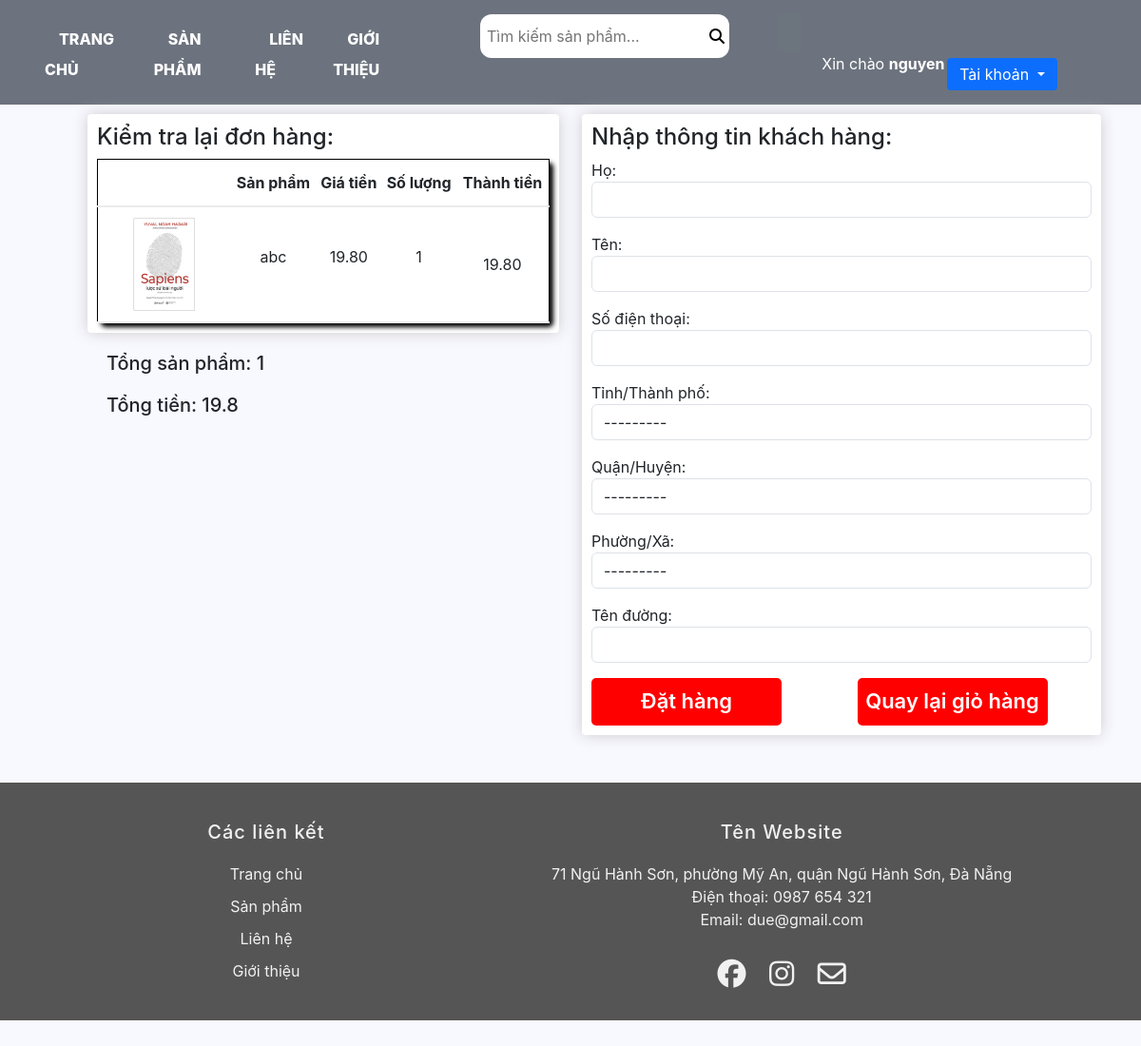
Before: /checkout/ (signed in) with the older database file.
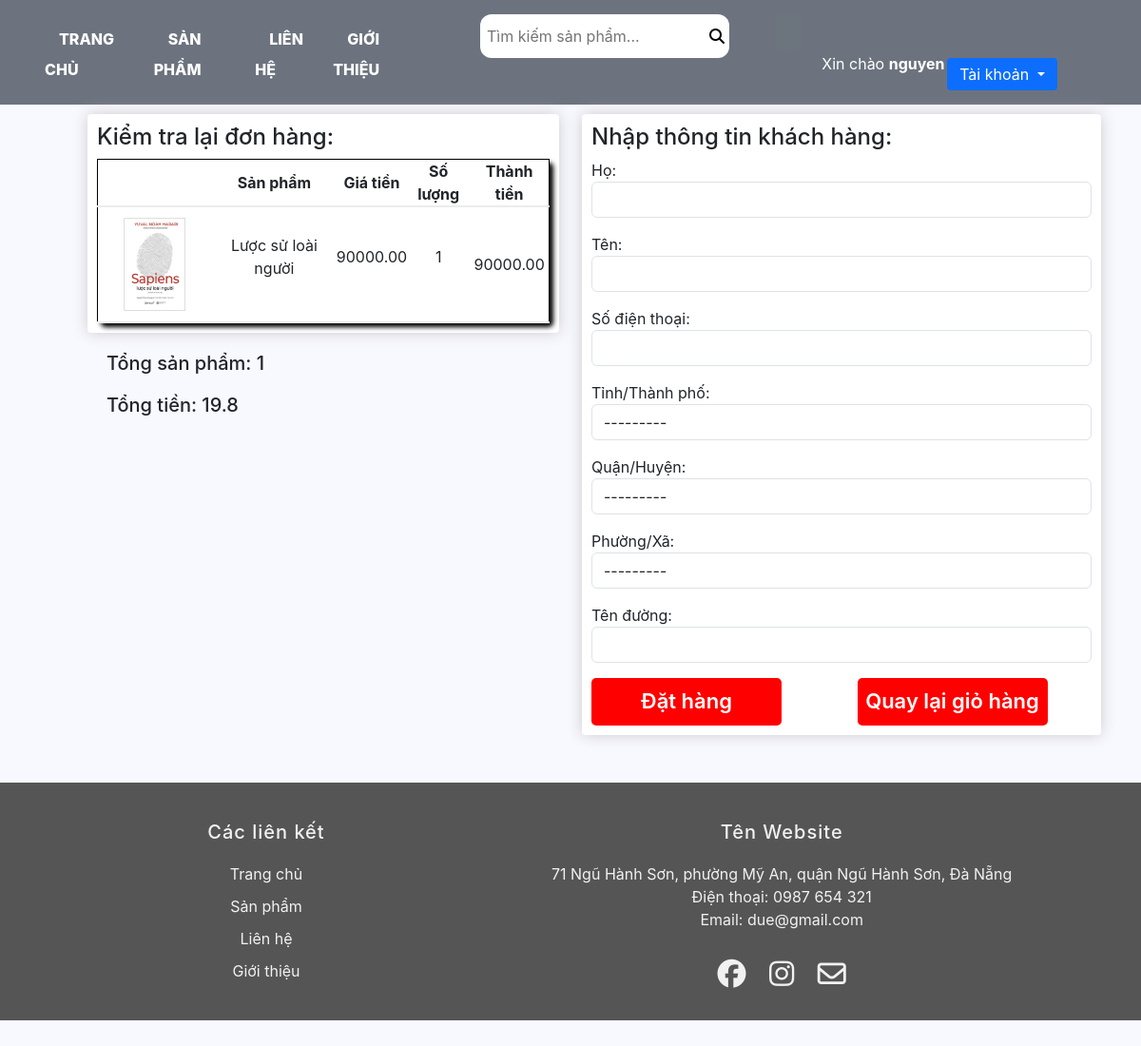
After: the same page with the newer database file.
### order/models.py (models this page shows)
class Order_detail(models.Model):
    order = models.ForeignKey(Order, related_name='order',on_delete=models.CASCADE)
    product = models.ForeignKey('product.Product', related_name='product_pr',on_delete=models.CASCADE)
    quantity = models.PositiveIntegerField(default=1)
    def total(sefl):
        return sefl.quantity*sefl.product.discount_cost()

### product/models.py (models this page shows, shortened)
class Product(models.Model):
    category = models.ForeignKey(Category, related_name='products', on_delete=models.CASCADE)
    title = models.CharField(max_length=100)
    cost = models.PositiveIntegerField(null=True, blank=True)
    quantity = models.PositiveIntegerField(null=True, blank=True)
    discount = models.DecimalField(default=0, max_digits=5, decimal_places=2)
    image = models.ImageField(upload_to='media',null=True, blank=True)
    author =  models.CharField(max_length=50,null=True, blank=True)
    pages = models.PositiveIntegerField(null=True, blank=True)
    publisher = models.CharField(max_length=100,null=True, blank=True)
    description = models.TextField(null=True, blank=True)
    def discount_cost(self):
        return self.cost*(1-(self.discount/100))

### product/views.py (the view)
# urls.py: path('checkout/',views.checkout, name="checkout"),
def checkout(request):
    user = Users.objects.get(pk=request.user.pk)
    order = Order.objects.get(user=user, status = 1)
    orderdetail = Order_detail.objects.filter(order=order)
    form_user = UserInformationForm(instance=user)
    return render(request, 'product/checkout.html',{'form_user':form_user,'orderdetail':orderdetail,'order':order})

### product/templates/product/checkout.html (shortened to what this page needs)
{% extends 'product/base.html' %}
{% load static %}
{% block content %}
<head>
    <link rel="stylesheet" href="{% static 'css/product.css' %}">
</head>
<div class="row">
    <div class="col-6">
        <div class="checkout-cart">
            <h4>Kiểm tra lại đơn hàng:</h4>
            {% include 'product/table_product.html' %}
        </div>
        <div class="total" >
            <h5 >Tổng sản phẩm: {{order.quantity}} </h5>
            <h5>Tổng tiền: {{order.total_price}}</h5>
        </div>
    </div>
    <div class="col-6">
        <div class="checkout-infor" id="form_" style="margin-bottom: 50px;">
            <form class="form-check-out" action="{% url 'product:order_list' %}" method="post">
                <h4>Nhập thông tin khách hàng:</h4>
                    {{form_user.as_p}}
                <button class="btn-checkout" type="submit" >Đặt hàng</a></button>
                <button class="btn-checkout" id="btn-turnback" type="button" onclick="show_cart1()">Quay lại giỏ hàng </button>
            </form>
        </div>
    </div>
</div>
{% endblock %}

### product/templates/product/table_product.html (shortened to what this page needs)
<!DOCTYPE html>
<html lang="en">
<head>
</head>
<body>
    <table class="cart-tb">
        <tr class="table-head">
            <th></th>
            <th>Sản phẩm</th>
            <th>Giá tiền</th>
            <th>Số lượng</th>
            <th>Thành tiền</th>
        </tr>
        {% for i in orderdetail %}
            <tr class="table-content" >
                <td><img class="row-image" style="padding:10px; width: 120px; height: 120px;" src="{{i.product.image.url}}"></td>
                <td><p>{{i.product.title}}</p></td>
                <td><p>{{i.product.discount_cost}}</p></td>
                <td><p style="display: inline-block ;" class="quantity">{{i.quantity}}</p></td>
                <td>{{i.total}}</td>
        {% endfor %}
        </tr>
    </table>
</body>
</html>

Changed rows visible on the page:
changed through a linked row, Order_detail: product "abc" → "Lược sử loài người"; product.discount_cost "19.80" → "90000.00"; total "19.80" → "90000.00"
